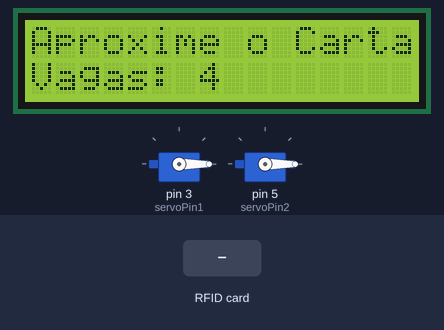
Bench run of a sketch on a simulated Arduino Uno, built with avr-gcc and run on an emulated ATmega328P. On the bench: 2 × servo, 16×2 character LCD. The test bench sets the inputs (shaded band). What the sketch prints to the serial monitor is not drawn.

Above: at 1.3 s.
1.4 s: RFID card EA FA B8 89 held to the reader
At 3.9 s:
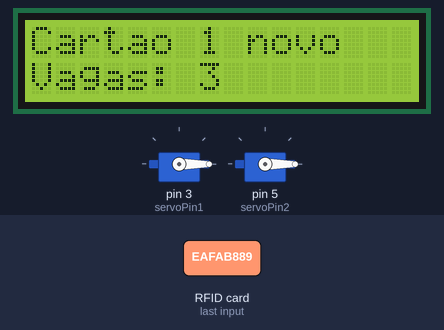
4.1 s: RFID card 5E 7A 19 C4 held to the reader
At 4.4 s:
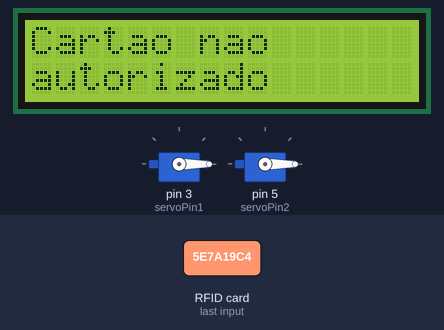
5.6 s: RFID card EA FA B8 89 held to the reader
At 8.7 s:
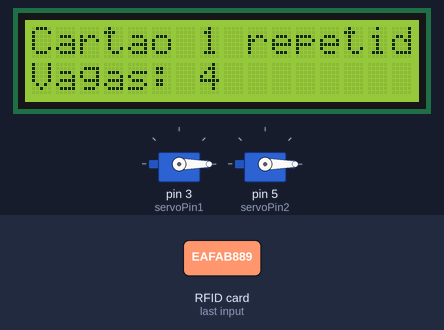
Timing chart, 0 to 10.2 s (numbered marks = the images above; inputs shaded):
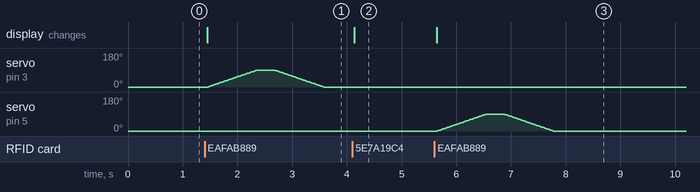

The sketch:

ENTRADA.ino
```cpp
#include <SPI.h>
#include <MFRC522.h>
#include <Servo.h>
#include <Wire.h>
#include <LiquidCrystal_I2C.h>

#define SS_PIN 10
#define RST_PIN 8
MFRC522 mfrc522(SS_PIN, RST_PIN);

Servo servo1;
Servo servo2;
int servoPin1 = 3;
int servoPin2 = 5;

// LCD I2C (ajuste o endereço se necessário)
LiquidCrystal_I2C lcd(0x27, 16, 2);

// UIDs dos 4 cartões autorizados (substitua pelos seus)
byte authorizedUIDs[4][4] = {
  {0xEA, 0xFA, 0xB8, 0x89},  // Cartão 1
  {0x76, 0xF7, 0xAF, 0x89},  // Cartão 2
  {0xD3, 0xB9, 0xA2, 0xF5},  // Cartão 3
  {0x53, 0x42, 0x27, 0xF6}   // Cartão 4
};

bool lidos[4] = {false, false, false, false};       // Cartões novos já lidos
bool repetidos[4] = {false, false, false, false};   // Cartões repetidos pelo menos 1 vez

int vagas = 4;  // Total de vagas iniciais

void setup() {
  Serial.begin(9600);
  SPI.begin();
  mfrc522.PCD_Init();

  servo1.attach(servoPin1);
  servo2.attach(servoPin2);
  servo1.write(0);
  servo2.write(0);

  lcd.init();
  lcd.backlight();
  lcd.clear();
  lcd.setCursor(0, 0);
  lcd.print("Aproxime o Cartao");
  lcd.setCursor(0, 1);
  lcd.print("Vagas: ");
  lcd.print(vagas);

  Serial.println("Aproxime os cartões RFID.");
}

void loop() {
  if (!mfrc522.PICC_IsNewCardPresent() || !mfrc522.PICC_ReadCardSerial()) return;

  int index = getAuthorizedIndex(mfrc522.uid.uidByte, mfrc522.uid.size);

  if (index >= 0) {
    if (!lidos[index]) {
      // Cartão novo → Servo 1 e diminui vaga
      lidos[index] = true;
      vagas--;
      if (vagas < 0) vagas = 0; // Evita valor negativo

      String msg = "Cartao " + String(index + 1) + " novo";
      Serial.println(msg + " -> Servo 1");
      lcd.clear();
      lcd.setCursor(0, 0);
      lcd.print(msg);
      lcd.setCursor(0, 1);
      lcd.print("Vagas: ");
      lcd.print(vagas);

      movimentarServo(servo1);
    } else {
      // Cartão repetido → Servo 2 e aumenta vaga
      if (!repetidos[index]) {
        repetidos[index] = true;
        vagas++;
        if (vagas > 4) vagas = 4; // Limite máximo de vagas
      }

      String msg = "Cartao " + String(index + 1) + " repetido";
      Serial.println(msg + " -> Servo 2");
      lcd.clear();
      lcd.setCursor(0, 0);
      lcd.print(msg);
      lcd.setCursor(0, 1);
      lcd.print("Vagas: ");
      lcd.print(vagas);

      movimentarServo(servo2);

      if (todosRepetidos()) {
        Serial.println("Todos os cartoes repetidos, reiniciando ciclo...");
        lcd.clear();
        lcd.setCursor(0, 0);
        lcd.print("Ciclo reiniciado");
        resetarCiclo();
        vagas = 4;  // Reseta vagas
        delay(1000);
        lcd.clear();
        lcd.setCursor(0, 0);
        lcd.print("Aproxime o Cartao");
        lcd.setCursor(0, 1);
        lcd.print("Vagas: ");
        lcd.print(vagas);
      }
    }
  } else {
    Serial.println("Cartao nao autorizado");
    lcd.clear();
    lcd.setCursor(0, 0);
    lcd.print("Cartao nao");
    lcd.setCursor(0, 1);
    lcd.print("autorizado");
  }

  mfrc522.PICC_HaltA();
}

int getAuthorizedIndex(byte *uid, byte length) {
  if (length != 4) return -1;
  for (int i = 0; i < 4; i++) {
    bool match = true;
    for (int j = 0; j < 4; j++) {
      if (uid[j] != authorizedUIDs[i][j]) {
        match = false;
        break;
      }
    }
    if (match) return i;
  }
  return -1;
}

bool todosRepetidos() {
  for (int i = 0; i < 4; i++) {
    if (!repetidos[i]) return false;
  }
  return true;
}

void movimentarServo(Servo &servo) {
  for (int pos = 0; pos <= 90; pos++) {
    servo.write(pos);
    delay(10);
  }
  delay(300);
  for (int pos = 90; pos >= 0; pos--) {
    servo.write(pos);
    delay(10);
  }
}

void resetarCiclo() {
  for (int i = 0; i < 4; i++) {
    lidos[i] = false;
    repetidos[i] = false;
  }
  Serial.println("Ciclo reiniciado.");
}
```

Measured:
- after the input at 1.4 s, servo on pin 3 (servoPin1): rises from 0° to 90° in 0.89 s, then falls to 0° in 1.2 s; the display: changes after 0.05 s (image 1)
- after the input at 4.1 s, the display: changes at once (image 2)
- after the input at 5.6 s, servo on pin 5 (servoPin2): rises from 0° to 90° in 0.90 s, then falls to 0° in 1.2 s; the display: changes at once (image 3)
